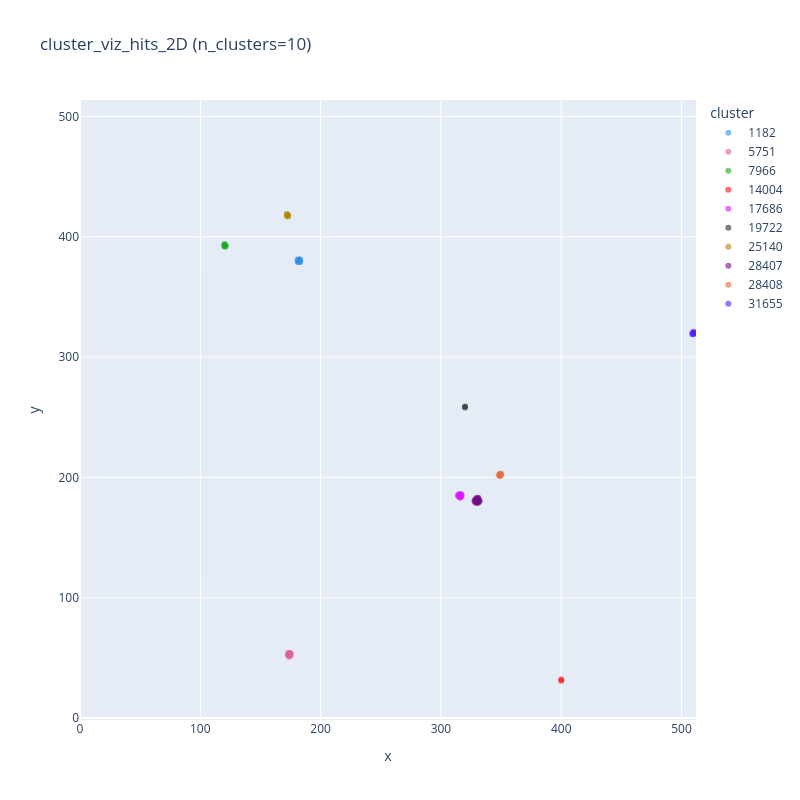
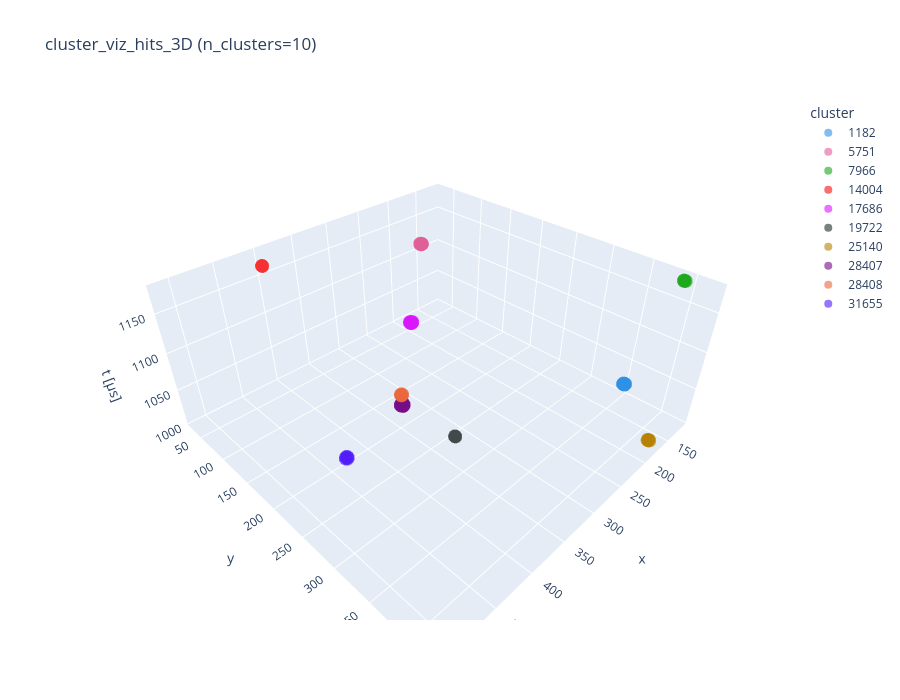

These figures' notebook cell, in order:
### Code cell
# detect cluster field and call visualize_clusters
# import numpy as np

print("neutrons fields:", neutrons.dtype.names)
print("hits fields:", hits.dtype.names)

if 'cluster_id' in neutrons.dtype.names:
    xplot = neutrons['x']
    yplot = neutrons['y']
    tplot = neutrons['tof'] if 'tof' in neutrons.dtype.names else (neutrons.get('timestamp', np.zeros(len(neutrons))))
    cluster_arr = neutrons['cluster_id']
    src = 'neutrons'
elif 'cluster_id' in hits.dtype.names:
    # use the sliced hit frame if available, otherwise all hits
    if 'slice_x' in globals() and len(slice_x) > 0:
        xplot = slice_x; yplot = slice_y; tplot = slice_t; cluster_arr = slice_cluster
    else:
        xplot = hits['x']; yplot = hits['y']; tplot = hits.get('timestamp', np.zeros(len(hits))); cluster_arr = hits['cluster_id']
    src = 'hits'
else:
    # fallback: assign one colour per neutron
    xplot = neutrons['x']; yplot = neutrons['y']
    tplot = neutrons['tof'] if 'tof' in neutrons.dtype.names else np.zeros(len(neutrons))
    cluster_arr = np.arange(len(neutrons))
    src = 'assigned index'

print(f"Using cluster IDs from: {src}; unique IDs: {np.unique(cluster_arr).size}")
out2d, out3d = visualize_clusters(xplot, yplot, tplot, cluster_arr,
                                  Pixel2mm=globals().get('Pixel2mm', 1),
                                  save_dir=globals().get('save_Fig_dir', '.'),
                                  prefix=f'cluster_viz_{src}',
                                  x_range=[0, 512],  # Force full detector range
                                  y_range=[0, 512])  # Force full detector range
print("Wrote:", out2d, out3d)

### Figure 1 — Plotly figure (JSON) as saved in the notebook; plotly's stock layout.template omitted (floating-point values rounded to 4 significant figures)
{"data": [{"hovertemplate": "cluster=1182<br>x=%{x}<br>y=%{y}<extra></extra>", "legendgroup": "1182", "marker": {"color": "#2E91E5", "opacity": 0.6, "symbol": "circle"}, "mode": "markers", "name": "1182", "orientation": "v", "showlegend": true, "type": "scatter", "x": [181, 183, 181, 183, 181, 183, 182, 182, 182], "xaxis": "x", "y": [379, 381, 381, 380, 380, 379, 381, 380, 379], "yaxis": "y"}, {"hovertemplate": "cluster=5751<br>x=%{x}<br>y=%{y}<extra></extra>", "legendgroup": "5751", "marker": {"color": "#E15F99", "opacity": 0.6, "symbol": "circle"}, "mode": "markers", "name": "5751", "orientation": "v", "showlegend": true, "type": "scatter", "x": [175, 173, 174, 173, 174, 173, 174, 174, 175, 175], "xaxis": "x", "y": [54, 52, 51, 53, 52, 54, 53, 54, 52, 53], "yaxis": "y"}, {"hovertemplate": "cluster=7966<br>x=%{x}<br>y=%{y}<extra></extra>", "legendgroup": "7966", "marker": {"color": "#1CA71C", "opacity": 0.6, "symbol": "circle"}, "mode": "markers", "name": "7966", "orientation": "v", "showlegend": true, "type": "scatter", "x": [121, 120, 120, 120, 121], "xaxis": "x", "y": [392, 394, 393, 392, 393], "yaxis": "y"}, {"hovertemplate": "cluster=14004<br>x=%{x}<br>y=%{y}<extra></extra>", "legendgroup": "14004", "marker": {"color": "#FB0D0D", "opacity": 0.6, "symbol": "circle"}, "mode": "markers", "name": "14004", "orientation": "v", "showlegend": true, "type": "scatter", "x": [400, 400], "xaxis": "x", "y": [32, 31], "yaxis": "y"}, {"hovertemplate": "cluster=17686<br>x=%{x}<br>y=%{y}<extra></extra>", "legendgroup": "17686", "marker": {"color": "#DA16FF", "opacity": 0.6, "symbol": "circle"}, "mode": "markers", "name": "17686", "orientation": "v", "showlegend": true, "type": "scatter", "x": [314, 317, 316, 315, 316, 315, 316, 315, 316, 317, 317], "xaxis": "x", "y": [185, 186, 183, 184, 184, 185, 185, 186, 186, 184, 185], "yaxis": "y"}, {"hovertemplate": "cluster=19722<br>x=%{x}<br>y=%{y}<extra></extra>", "legendgroup": "19722", "marker": {"color": "#222A2A", "opacity": 0.6, "symbol": "circle"}, "mode": "markers", "name": "19722", "orientation": "v", "showlegend": true, "type": "scatter", "x": [320, 320], "xaxis": "x", "y": [259, 258], "yaxis": "y"}, {"hovertemplate": "cluster=25140<br>x=%{x}<br>y=%{y}<extra></extra>", "legendgroup": "25140", "marker": {"color": "#B68100", "opacity": 0.6, "symbol": "circle"}, "mode": "markers", "name": "25140", "orientation": "v", "showlegend": true, "type": "scatter", "x": [173, 172, 172, 172, 173], "xaxis": "x", "y": [417, 419, 417, 418, 418], "yaxis": "y"}, {"hovertemplate": "cluster=28407<br>x=%{x}<br>y=%{y}<extra></extra>", "legendgroup": "28407", "marker": {"color": "#750D86", "opacity": 0.6, "symbol": "circle"}, "mode": "markers", "name": "28407", "orientation": "v", "showlegend": true, "type": "scatter", "x": [330, 328, 332, 331, 329, 332, 331, 329, 330, 329, 331, 329, 330, 328, 330, 330, 331, 331], "xaxis": "x", "y": [183, 181, 180, 179, 179, 181, 182, 180, 179, 181, 183, 182, 180, 180, 181, 182, 180, 181], "yaxis": "y"}, {"hovertemplate": "cluster=28408<br>x=%{x}<br>y=%{y}<extra></extra>", "legendgroup": "28408", "marker": {"color": "#EB663B", "opacity": 0.6, "symbol": "circle"}, "mode": "markers", "name": "28408", "orientation": "v", "showlegend": true, "type": "scatter", "x": [349, 350, 348, 350, 349, 349], "xaxis": "x", "y": [203, 203, 202, 202, 201, 202], "yaxis": "y"}, {"hovertemplate": "cluster=31655<br>x=%{x}<br>y=%{y}<extra></extra>", "legendgroup": "31655", "marker": {"color": "#511CFB", "opacity": 0.6, "symbol": "circle"}, "mode": "markers", "name": "31655", "orientation": "v", "showlegend": true, "type": "scatter", "x": [511, 509, 510, 509, 510, 510], "xaxis": "x", "y": [320, 319, 321, 320, 320, 319], "yaxis": "y"}], "layout": {"height": 800, "legend": {"title": {"text": "cluster"}, "tracegroupgap": 0}, "title": {"text": "cluster_viz_hits_2D (n_clusters=10)"}, "width": 800, "xaxis": {"anchor": "y", "domain": [0, 1], "range": [0, 512], "title": {"text": "x"}}, "yaxis": {"anchor": "x", "domain": [0, 1], "range": [0, 512], "scaleanchor": "x", "scaleratio": 1, "title": {"text": "y"}}}}

### Figure 2 — Plotly figure (JSON) as saved in the notebook; plotly's stock layout.template omitted (floating-point values rounded to 4 significant figures)
{"data": [{"hovertemplate": "cluster=1182<br>x=%{x}<br>y=%{y}<br>t [μs]=%{z}<extra></extra>", "legendgroup": "1182", "marker": {"color": "#2E91E5", "opacity": 0.6, "symbol": "circle"}, "mode": "markers", "name": "1182", "scene": "scene", "showlegend": true, "type": "scatter3d", "x": [181, 183, 181, 183, 181, 183, 182, 182, 182], "y": [379, 381, 381, 380, 380, 379, 381, 380, 379], "z": [1070.0, 1070.0, 1070.0, 1070.0, 1070.0, 1070.0, 1070.0, 1070.0, 1070.0]}, {"hovertemplate": "cluster=5751<br>x=%{x}<br>y=%{y}<br>t [μs]=%{z}<extra></extra>", "legendgroup": "5751", "marker": {"color": "#E15F99", "opacity": 0.6, "symbol": "circle"}, "mode": "markers", "name": "5751", "scene": "scene", "showlegend": true, "type": "scatter3d", "x": [175, 173, 174, 173, 174, 173, 174, 174, 175, 175], "y": [54, 52, 51, 53, 52, 54, 53, 54, 52, 53], "z": [1126.0, 1126.0, 1126.0, 1126.0, 1126.0, 1126.0, 1126.0, 1126.0, 1126.0, 1126.0]}, {"hovertemplate": "cluster=7966<br>x=%{x}<br>y=%{y}<br>t [μs]=%{z}<extra></extra>", "legendgroup": "7966", "marker": {"color": "#1CA71C", "opacity": 0.6, "symbol": "circle"}, "mode": "markers", "name": "7966", "scene": "scene", "showlegend": true, "type": "scatter3d", "x": [121, 120, 120, 120, 121], "y": [392, 394, 393, 392, 393], "z": [1178.0, 1178.0, 1178.0, 1178.0, 1178.0]}, {"hovertemplate": "cluster=14004<br>x=%{x}<br>y=%{y}<br>t [μs]=%{z}<extra></extra>", "legendgroup": "14004", "marker": {"color": "#FB0D0D", "opacity": 0.6, "symbol": "circle"}, "mode": "markers", "name": "14004", "scene": "scene", "showlegend": true, "type": "scatter3d", "x": [400, 400], "y": [32, 31], "z": [1166.0, 1166.0]}, {"hovertemplate": "cluster=17686<br>x=%{x}<br>y=%{y}<br>t [μs]=%{z}<extra></extra>", "legendgroup": "17686", "marker": {"color": "#DA16FF", "opacity": 0.6, "symbol": "circle"}, "mode": "markers", "name": "17686", "scene": "scene", "showlegend": true, "type": "scatter3d", "x": [314, 317, 316, 315, 316, 315, 316, 315, 316, 317, 317], "y": [185, 186, 183, 184, 184, 185, 185, 186, 186, 184, 185], "z": [1122.0, 1122.0, 1122.0, 1122.0, 1122.0, 1122.0, 1122.0, 1122.0, 1122.0, 1122.0, 1122.0]}, {"hovertemplate": "cluster=19722<br>x=%{x}<br>y=%{y}<br>t [μs]=%{z}<extra></extra>", "legendgroup": "19722", "marker": {"color": "#222A2A", "opacity": 0.6, "symbol": "circle"}, "mode": "markers", "name": "19722", "scene": "scene", "showlegend": true, "type": "scatter3d", "x": [320, 320], "y": [259, 258], "z": [1004.0, 1004.0]}, {"hovertemplate": "cluster=25140<br>x=%{x}<br>y=%{y}<br>t [μs]=%{z}<extra></extra>", "legendgroup": "25140", "marker": {"color": "#B68100", "opacity": 0.6, "symbol": "circle"}, "mode": "markers", "name": "25140", "scene": "scene", "showlegend": true, "type": "scatter3d", "x": [173, 172, 172, 172, 173], "y": [417, 419, 417, 418, 418], "z": [1006.0, 1006.0, 1006.0, 1006.0, 1006.0]}, {"hovertemplate": "cluster=28407<br>x=%{x}<br>y=%{y}<br>t [μs]=%{z}<extra></extra>", "legendgroup": "28407", "marker": {"color": "#750D86", "opacity": 0.6, "symbol": "circle"}, "mode": "markers", "name": "28407", "scene": "scene", "showlegend": true, "type": "scatter3d", "x": [330, 328, 332, 331, 329, 332, 331, 329, 330, 329, 331, 329, 330, 328, 330, 330, 331, 331], "y": [183, 181, 180, 179, 179, 181, 182, 180, 179, 181, 183, 182, 180, 180, 181, 182, 180, 181], "z": [1011.0, 1011.0, 1011.0, 1011.0, 1011.0, 1011.0, 1011.0, 1011.0, 1011.0, 1011.0, 1011.0, 1011.0, 1011.0, 1011.0, 1011.0, 1011.0, 1011.0, 1011.0]}, {"hovertemplate": "cluster=28408<br>x=%{x}<br>y=%{y}<br>t [μs]=%{z}<extra></extra>", "legendgroup": "28408", "marker": {"color": "#EB663B", "opacity": 0.6, "symbol": "circle"}, "mode": "markers", "name": "28408", "scene": "scene", "showlegend": true, "type": "scatter3d", "x": [349, 350, 348, 350, 349, 349], "y": [203, 203, 202, 202, 201, 202], "z": [1049.0, 1049.0, 1049.0, 1049.0, 1049.0, 1049.0]}, {"hovertemplate": "cluster=31655<br>x=%{x}<br>y=%{y}<br>t [μs]=%{z}<extra></extra>", "legendgroup": "31655", "marker": {"color": "#511CFB", "opacity": 0.6, "symbol": "circle"}, "mode": "markers", "name": "31655", "scene": "scene", "showlegend": true, "type": "scatter3d", "x": [511, 509, 510, 509, 510, 510], "y": [320, 319, 321, 320, 320, 319], "z": [1142.0, 1142.0, 1142.0, 1142.0, 1142.0, 1142.0]}], "layout": {"height": 700, "legend": {"title": {"text": "cluster"}, "tracegroupgap": 0}, "scene": {"domain": {"x": [0, 1], "y": [0, 1]}, "xaxis": {"title": {"text": "x"}}, "yaxis": {"title": {"text": "y"}}, "zaxis": {"title": {"text": "t [μs]"}}}, "title": {"text": "cluster_viz_hits_3D (n_clusters=10)"}, "width": 900}}
